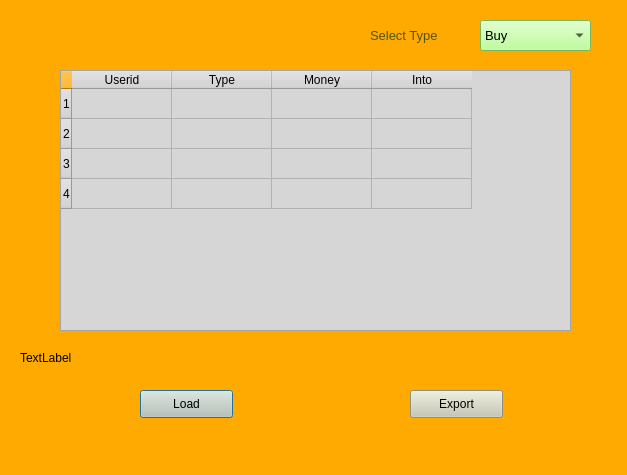
<?xml version="1.0" encoding="UTF-8"?>
<ui version="4.0">
 <class>Dialog</class>
 <widget class="QDialog" name="Dialog">
  <property name="geometry">
   <rect>
    <x>0</x>
    <y>0</y>
    <width>627</width>
    <height>475</height>
   </rect>
  </property>
  <property name="windowTitle">
   <string>Dialog</string>
  </property>
  <property name="styleSheet">
   <string notr="true">background-color: rgb(255, 170, 0);</string>
  </property>
  <widget class="QPushButton" name="pushButton">
   <property name="geometry">
    <rect>
     <x>140</x>
     <y>390</y>
     <width>93</width>
     <height>28</height>
    </rect>
   </property>
   <property name="styleSheet">
    <string notr="true">background-color: rgb(200, 200, 181);</string>
   </property>
   <property name="text">
    <string>Load</string>
   </property>
  </widget>
  <widget class="QPushButton" name="pushButton_2">
   <property name="geometry">
    <rect>
     <x>410</x>
     <y>390</y>
     <width>93</width>
     <height>28</height>
    </rect>
   </property>
   <property name="styleSheet">
    <string notr="true">background-color: rgb(200, 200, 181);</string>
   </property>
   <property name="text">
    <string>Export</string>
   </property>
  </widget>
  <widget class="QLabel" name="label">
   <property name="geometry">
    <rect>
     <x>20</x>
     <y>350</y>
     <width>55</width>
     <height>16</height>
    </rect>
   </property>
   <property name="text">
    <string>TextLabel</string>
   </property>
  </widget>
  <widget class="QTableWidget" name="tableWidget">
   <property name="geometry">
    <rect>
     <x>60</x>
     <y>70</y>
     <width>511</width>
     <height>261</height>
    </rect>
   </property>
   <property name="styleSheet">
    <string notr="true">background-color: rgb(214, 214, 214);
selection-background-color: rgb(170, 255, 127);</string>
   </property>
   <property name="rowCount">
    <number>4</number>
   </property>
   <property name="columnCount">
    <number>4</number>
   </property>
   <row/>
   <row/>
   <row/>
   <row/>
   <column>
    <property name="text">
     <string>Userid</string>
    </property>
   </column>
   <column>
    <property name="text">
     <string>Type</string>
    </property>
   </column>
   <column>
    <property name="text">
     <string>Money</string>
    </property>
   </column>
   <column>
    <property name="text">
     <string>Into</string>
    </property>
   </column>
  </widget>
  <widget class="QComboBox" name="comboBox">
   <property name="geometry">
    <rect>
     <x>480</x>
     <y>20</y>
     <width>111</width>
     <height>31</height>
    </rect>
   </property>
   <property name="font">
    <font>
     <pointsize>10</pointsize>
    </font>
   </property>
   <property name="styleSheet">
    <string notr="true">background-color: rgb(170, 255, 127);</string>
   </property>
   <property name="editable">
    <bool>false</bool>
   </property>
   <property name="currentText">
    <string>Buy</string>
   </property>
   <item>
    <property name="text">
     <string>Buy</string>
    </property>
   </item>
   <item>
    <property name="text">
     <string>Topup</string>
    </property>
   </item>
   <item>
    <property name="text">
     <string>Both</string>
    </property>
   </item>
  </widget>
  <widget class="QLabel" name="label_2">
   <property name="geometry">
    <rect>
     <x>370</x>
     <y>25</y>
     <width>91</width>
     <height>21</height>
    </rect>
   </property>
   <property name="font">
    <font>
     <pointsize>10</pointsize>
    </font>
   </property>
   <property name="styleSheet">
    <string notr="true">
color: rgb(85, 85, 0);</string>
   </property>
   <property name="text">
    <string>Select Type</string>
   </property>
  </widget>
 </widget>
 <resources/>
 <connections/>
</ui>
